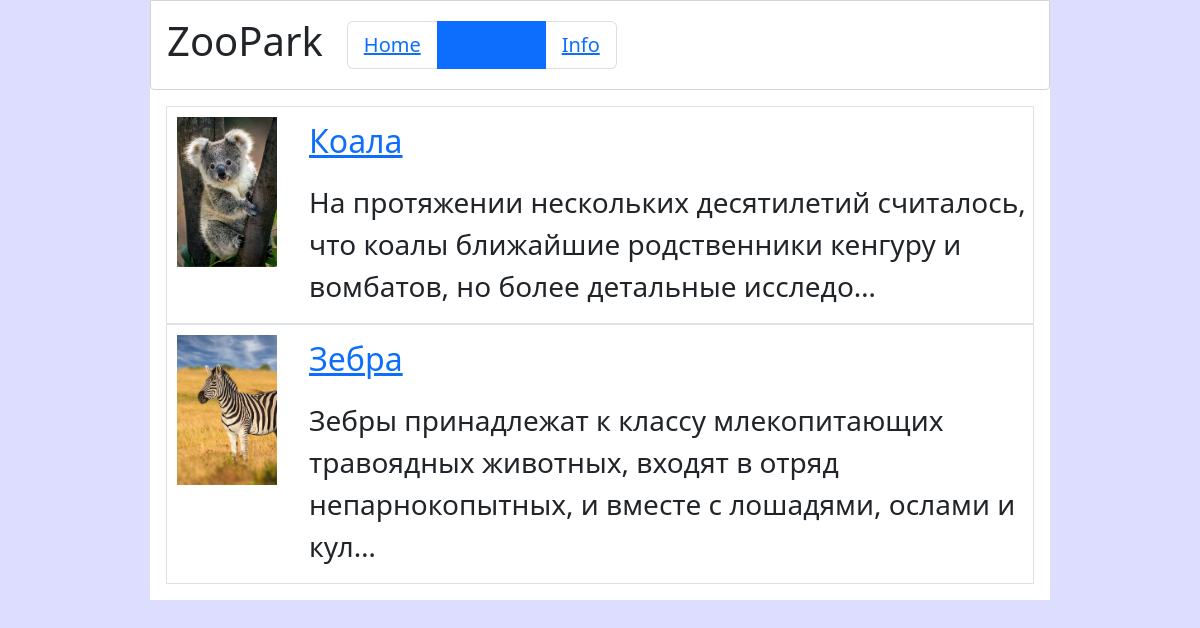
/animals/, run on the app's committed database.
### animals/models.py (models this page shows, shortened)
class Animal(models.Model):
    kind=models.CharField(max_length=128, verbose_name = 'Вид животного')
    description=models.TextField(blank=False, verbose_name = 'Описание животного')
    birthday = models.DateField(verbose_name = 'День рождения животного')
    image=models.ImageField(upload_to="%Y/%m/%d/", verbose_name = 'Фотография животного')
    class Meta:
        verbose_name = "Животное"
        verbose_name_plural = "Животные"

### animals/views.py (the view)
# urls.py: path("",animal_list_view, name = "a"),
def animal_list_view (request):
    animal = Animal.objects.all()
    context = {"animals_list": animal, 'page':'animals'}
    return render(request, "animals/animals_list.html", context)

### animals/templates/animals/animals_list.html
{% extends "root.html" %}
{% block content %}
    <ul class="ps-3 list-unstyled pe-3">
    {% for animal in animals_list %}
        <li>
        <div class="d-inline-flex border" style="padding: 10px 0px 0px 10px;">
            <img src="{{ animal.image.url }}" width="100px" height="150px" style="object-fit: cover;" class="">
            <div class="ms-3 mt-0">
                <a href="{% url 'animals:animal' animal.pk %}" class="d-block ms-3">
                    <p class="fs-2">{{ animal.kind }}</p>
                </a>
                <p class="ps-3 pt-0 fs-3">{{ animal.description|truncatechars:128 }}</p>
            </div>
        </li>
        {% endfor %}
    </ul>
{% endblock %}

### templates/root.html (shortened to what this page needs)
{% load static %}
<!DOCTYPE html>
<html lang="ru">
    <head>
        <link rel="stylesheet" href="{% static 'css/bootstrap.min.css' %}">
   </head>
   <body class="mb-0 mt-0 align-content-center justify-content-center d-flex" style="height: 100%; background-color: #ddddff">
            <div class="w-75" style="height: 100%; background-color: white;">
            <div class="w-100 ps-3 pt-3 pb-3 mb-3 d-inline-flex align-items-center" style="border: 1px solid lightgray; border-radius: 0 0 4px 4px;">
                <h1>ZooPark</h1>
                <ul class="fs-5 ms-4 h-25 list-group list-group-horizontal">
                    <li class="list-group-item {% if page == 'home' %} active {% endif  %}"><a href="{% url 'info:home' %}" class="off-link-decoration">Home</a></li>
                    <li class="list-group-item {% if page == 'animals' %} active {% endif  %}"><a href="{% url 'animals:a' %}" class="off-link-decoration">Animals</a></li>
                    <li class="list-group-item {% if page == 'info' %} active {% endif  %}"><a href="{% url 'info:info' %}" class="off-link-decoration">Info</a></li>
                </ul>
            </div>
            <div class="content">
                {% block content %}
                {% endblock %}
            </div>
        </div>
    </body>
</html>

### data on the page
Animal: image (picture), kind "Коала", description "На протяжении нескольких десятилетий считалось, что коалы ближайшие родственники кенгуру и вомбатов, но более детальные исследо…"
Animal: image (picture), kind "Зебра", description "Зебры принадлежат к классу млекопитающих травоядных животных, входят в отряд непарнокопытных, и вместе с лошадями, ослами и кул…"
